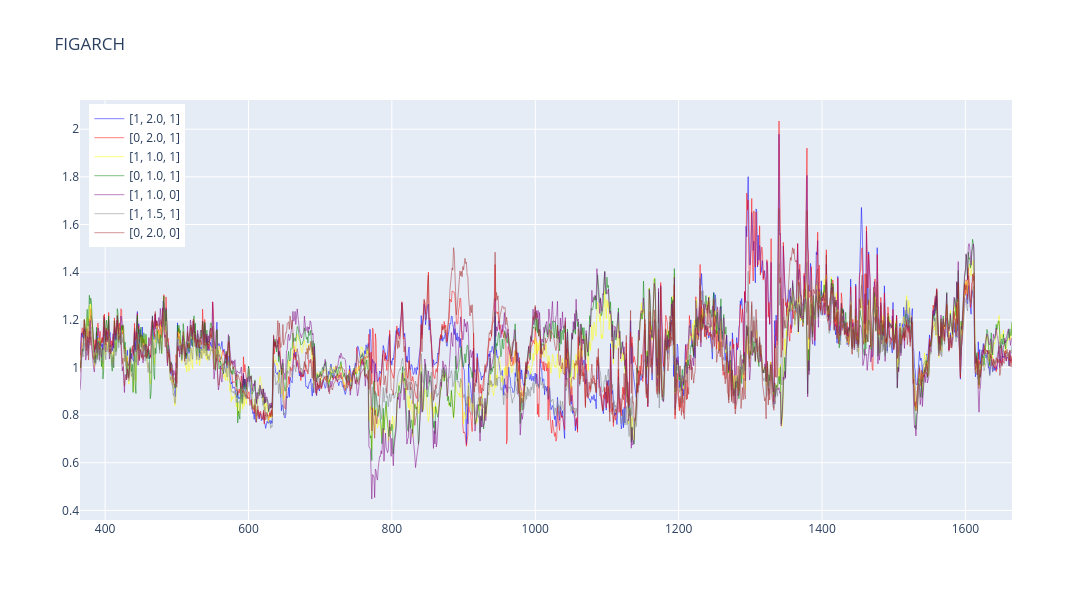

The notebook cell this image was saved under:
### Code cell
#figarch difference 
figarch_diff = {spec: _figarch_vars[spec] / _norm_vars for spec in _figarch_vars.keys()}

import plotly.graph_objects as go 

fig = go.Figure()

for color_i, model in enumerate(figarch_diff.keys()): 
    fig.add_trace(go.Scatter(
        x=np.arange(365, 356+len(prices_usd)),
        y=figarch_diff[model][365:],
        mode='lines',
        line=dict(color=color[color_i], width=0.5),
        name=model
    ))

fig.update_layout(
    title='FIGARCH', width=1200, height=600, hovermode='x unified', legend=dict(yanchor='top', y=0.99, xanchor='left', x=0.01)
)

fig.show()

### Figure 1 — Plotly figure (JSON) as saved in the notebook; plotly's stock layout.template omitted (floating-point values rounded to 4 significant figures; data arrays with more than 128 entries replaced by an {"elided": "..."} marker saying what was removed)
{"data": [{"line": {"color": "blue", "width": 0.5}, "mode": "lines", "name": "[1, 2.0, 1]", "type": "scatter", "x": {"elided": "1658 int values"}, "y": {"elided": "1301 float values"}}, {"line": {"color": "red", "width": 0.5}, "mode": "lines", "name": "[0, 2.0, 1]", "type": "scatter", "x": {"elided": "1658 int values"}, "y": {"elided": "1301 float values"}}, {"line": {"color": "yellow", "width": 0.5}, "mode": "lines", "name": "[1, 1.0, 1]", "type": "scatter", "x": {"elided": "1658 int values"}, "y": {"elided": "1301 float values"}}, {"line": {"color": "green", "width": 0.5}, "mode": "lines", "name": "[0, 1.0, 1]", "type": "scatter", "x": {"elided": "1658 int values"}, "y": {"elided": "1301 float values"}}, {"line": {"color": "purple", "width": 0.5}, "mode": "lines", "name": "[1, 1.0, 0]", "type": "scatter", "x": {"elided": "1658 int values"}, "y": {"elided": "1301 float values"}}, {"line": {"color": "grey", "width": 0.5}, "mode": "lines", "name": "[1, 1.5, 1]", "type": "scatter", "x": {"elided": "1658 int values"}, "y": {"elided": "1301 float values"}}, {"line": {"color": "brown", "width": 0.5}, "mode": "lines", "name": "[0, 2.0, 0]", "type": "scatter", "x": {"elided": "1658 int values"}, "y": {"elided": "1301 float values"}}], "layout": {"height": 600, "hovermode": "x unified", "legend": {"x": 0.01, "xanchor": "left", "y": 0.99, "yanchor": "top"}, "title": {"text": "FIGARCH"}, "width": 1200}}
